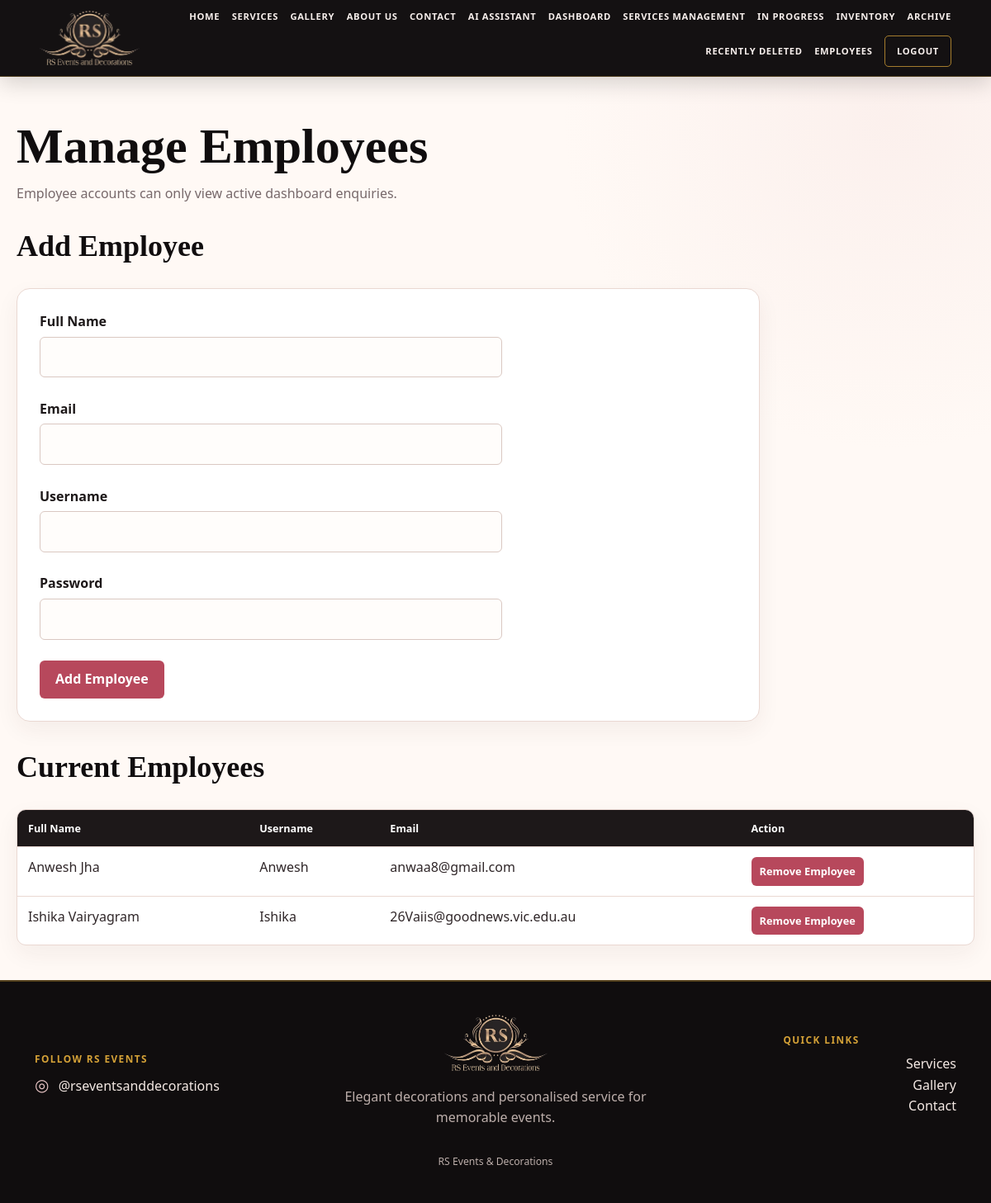
The app's page /employees (signed in) with its own data.
### tables this page shows
CREATE TABLE Admins (

    AdminID INTEGER PRIMARY KEY AUTOINCREMENT,

    Username TEXT NOT NULL UNIQUE,

    Password TEXT NOT NULL,

    FullName TEXT NOT NULL,

    Email TEXT NOT NULL

, Role TEXT NOT NULL DEFAULT 'employee');

### app.py (the view, shortened to what this page needs)
@app.route(
    "/employees",
    methods=["GET", "POST"]
)
@admin_required
def manage_employees():
    error = None
    success = None
    connection = get_connection()
    cursor = connection.cursor()
    cursor.execute("""
        SELECT *
        FROM Admins
        WHERE Role = 'employee'
        AND Username != 'rani'
        ORDER BY FullName ASC
    """)
    employees = cursor.fetchall()
    connection.close()
    return render_template(
        "employees.html",
        employees=employees,
        error=error,
        success=success
    )

### app.py (called while the page is built)
def admin_required(route_function):
    @wraps(route_function)
    def protected_route(*args, **kwargs):
        if session.get("logged_in") is not True:
            return redirect(url_for("login"))
        if (
            session.get("role") != "admin"
            or session.get("username") != "rani"
        ):
            return redirect(url_for("dashboard"))
        return route_function(*args, **kwargs)
    return protected_route

### database.py (called while the page is built)
def get_connection():
    connection = sqlite3.connect(DATABASE)
    connection.row_factory = sqlite3.Row
    connection.execute(
        "PRAGMA foreign_keys = ON"
    )
    return connection

### templates/employees.html (shortened to what this page needs)
{% extends "base.html" %}
{% block content %}
<h1>Manage Employees</h1>
<p>
    Employee accounts can only view active dashboard enquiries.
</p>
<section>
    <h2>Add Employee</h2>
    <form method="POST">
        <label for="full_name">
            Full Name
        </label>
        <br>
        <input
            type="text"
            id="full_name"
            name="full_name"
            required
        >
        <br><br>
        <label for="email">
            Email
        </label>
        <br>
        <input
            type="email"
            id="email"
            name="email"
            required
        >
        <br><br>
        <label for="username">
            Username
        </label>
        <br>
        <input
            type="text"
            id="username"
            name="username"
            minlength="3"
            required
        >
        <br><br>
        <label for="password">
            Password
        </label>
        <br>
        <input
            type="password"
            id="password"
            name="password"
            minlength="6"
            required
        >
        <br><br>
        <button type="submit">
            Add Employee
        </button>
    </form>
</section>
<section>
    <h2>Current Employees</h2>
    {% if employees %}
    <table>
        <thead>
            <tr>
                <th>Full Name</th>
                <th>Username</th>
                <th>Email</th>
                <th>Action</th>
            </tr>
        </thead>
        <tbody>
            {% for employee in employees %}
            <tr>
                <td>
                    {{ employee["FullName"] }}
                </td>
                <td>
                    {{ employee["Username"] }}
                </td>
                <td>
                    {{ employee["Email"] }}
                </td>
                <td>
                    <form
                        method="POST"
                        action="{{ url_for(
                            'remove_employee',
                            employee_id=employee['AdminID']
                        ) }}"
                        onsubmit="return confirm(
                            'Are you sure you want to remove this employee?'
                        );"
                    >
                        <button type="submit">
                            Remove Employee
                        </button>
                    </form>
                </td>
            </tr>
            {% endfor %}
        </tbody>
    </table>
    {% else %}
    <p>
        No employee accounts have been added.
    </p>
    {% endif %}
</section>
{% endblock %}

### static/css/style.css (style rules this page uses)
:root { --black: #100d0e; --black-soft: #1d1819; --wine: #8b1e3f; --rose: #b7485c; --rose-dark: #96384b; --blush: #ebc7c7; --pink: #f7eae8; --cream: #fff9f5; --cream-deep: #f3e5dc; --gold: #d4a137; --gold-light: #ead39a; --text: #302729; --muted: #77696b; --border: #ead8d2; --white: #ffffff; --shadow: 0 18px 45px rgba(60, 35, 38, 0.10); --radius: 16px; }
* { box-sizing: border-box; }
html { scroll-behavior: smooth; }
body { margin: 0; color: var(--text); background: radial-gradient(circle at 90% 10%, rgba(235, 199, 199, .18), transparent 25rem), var(--cream); font-family: "Segoe UI", Arial, sans-serif; line-height: 1.6; }
h1, h2, h3 { color: var(--black); font-family: Georgia, "Times New Roman", serif; line-height: 1.15; }
h1 { font-size: clamp(2.3rem, 5vw, 4.4rem); }
h2 { font-size: clamp(1.55rem, 3vw, 2.5rem); }
p { color: var(--muted); }
.site-main > :not(.home-hero):not(.services-heading):not(.page-heading) { width: min(1180px, calc(100% - 40px)); margin-left: auto; margin-right: auto; }
.site-main > h1:first-child { width: min(1180px, calc(100% - 40px)); margin: 50px auto 10px; }
.site-main > h1:first-child + p { width: min(1180px, calc(100% - 40px)); margin: 0 auto 25px; }
.button, button, input[type="submit"] { min-height: 43px; padding: 10px 19px; border: 0; border-radius: 6px; background: var(--rose); color: white; font: inherit; font-weight: 700; text-decoration: none; cursor: pointer; transition: .18s ease; }
form { max-width: 900px; margin-top: 20px; margin-bottom: 35px; padding: 27px; border: 1px solid var(--border); border-radius: var(--radius); background: white; box-shadow: 0 10px 28px rgba(60,35,38,.06); }
label { display: inline-block; margin-bottom: 5px; color: var(--black-soft); font-weight: 700; }
input, select, textarea { width: min(100%, 560px); padding: 11px 13px; color: var(--text); background: #fffdfb; border: 1px solid #dac8c2; border-radius: 6px; font: inherit; outline: none; }
table { width: min(1180px, 100%); margin: 22px 0 42px; border-collapse: separate; border-spacing: 0; overflow: hidden; border: 1px solid var(--border); border-radius: 11px; background: white; box-shadow: 0 10px 28px rgba(60,35,38,.06); }
th, td { padding: 12px 13px; vertical-align: top; text-align: left; border-bottom: 1px solid var(--border); }
th { color: white; background: var(--black-soft); font-size: .79rem; }
tr:last-child td { border-bottom: 0; }
td form { margin: 0; padding: 0; border: 0; border-radius: 0; background: transparent; box-shadow: none; }
td button { min-height: 33px; padding: 7px 10px; font-size: .80rem; }

### records on screen
Admins: FullName "Anwesh Jha", Username "Anwesh", Email "anwaa8@gmail.com"
Admins: FullName "Ishika Vairyagram", Username "Ishika", Email "26Vaiis@goodnews.vic.edu.au"
